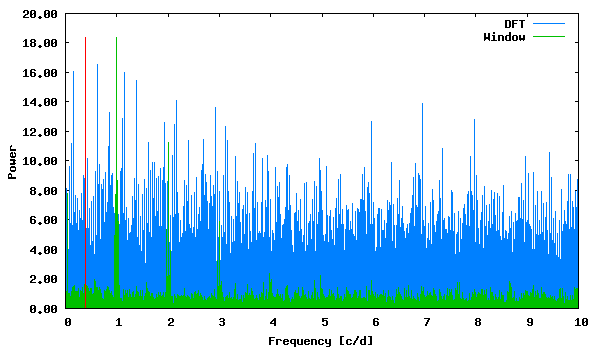

Reproduce this figure in gnuplot.
set term png size 600,350 medium
set colors classic
set output "phase_lc_11.deeming.png"
set xlabel "Frequency [c/d]"
set ylabel "Power"
set format y "%5.2f"
plot "deeming.periodogram" using 1:2 with lines linecolor 3 title "DFT", "deeming.periodogram" using 1:3 with lines linecolor 2 title "Window", "<echo '0.385537 18.38555012'" with impulses linecolor 1 title ""
 
